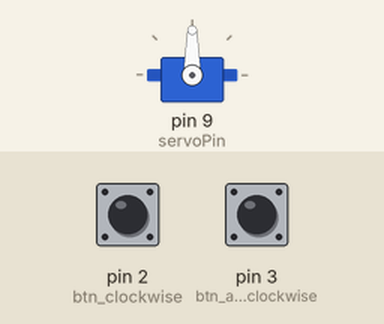
Recording of a sketch running on a simulated Arduino Uno, built with avr-gcc and run on an emulated ATmega328P. On the bench: servo. The inputs (shaded band) are chosen by the test bench; at power-on: pin 2 (btn_clockwise) HIGH, pin 3 (btn_anti_clockwise) HIGH.

Above: at 1.2 s.
1.3 s: pin 2 (btn_clockwise) pulled LOW for 0.15 s
At 2.0 s:
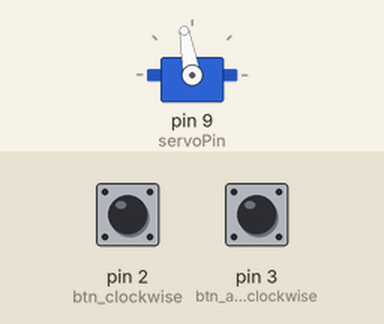
2.9 s: pin 2 (btn_clockwise) pulled LOW for 1 s
At 3.2 s:
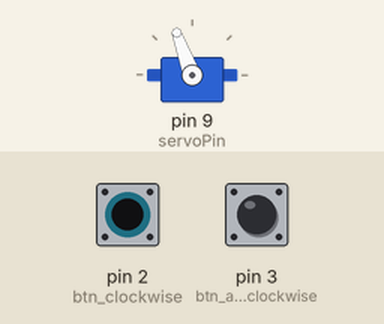
5.4 s: pin 2 (btn_clockwise) pulled LOW for 0.15 s
At 6.3 s:
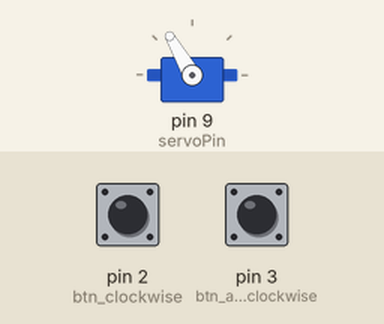
7.0 s: pin 3 (btn_anti_clockwise) pulled LOW for 0.15 s
At 7.5 s:
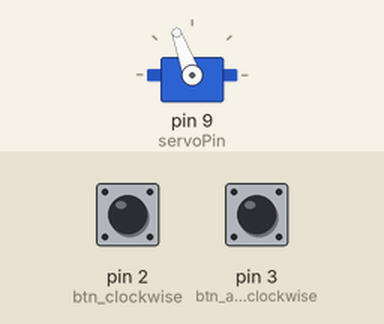
8.6 s: pin 2 (btn_clockwise) pulled LOW for 3.2 s
At 10.0 s:
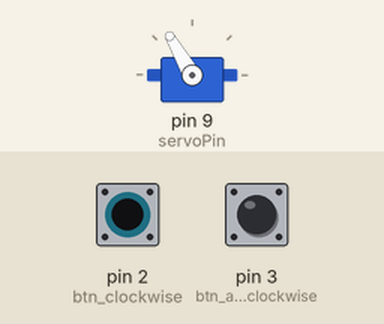
13.3 s: pin 2 (btn_clockwise) pulsed LOW 5 times (0.12 s each, 0.3 s apart)
At 15.7 s:
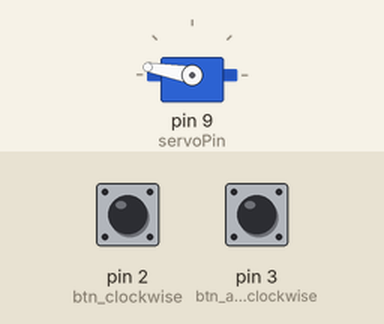
Timing chart, 0 to 17.2 s (numbered marks = the images above; inputs shaded):
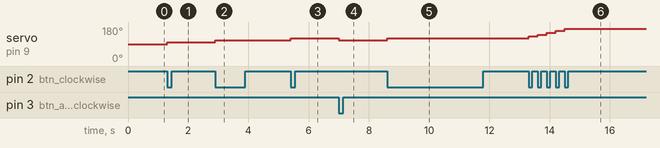

The sketch:

Assignment6_Dual_Button_Servo_Controller.ino
```cpp
#include <Servo.h>

const int btn_clockwise = 2;     // clockwise button pin
const int btn_anti_clockwise = 3;    // anti-clockwise button pin
const int servoPin = 9;     // servo control pin

Servo myServo;
int currentPos = 90;        // fixing 90 degree to be my initial position

void setup() {
  pinMode(btn_clockwise, INPUT_PULLUP);
  pinMode(btn_anti_clockwise, INPUT_PULLUP); // INPUT_PULLUP => by default HIGH/1
  myServo.attach(servoPin);

  myServo.write(currentPos);  // initializing my servo position
}

void loop() {
  // Check clockwise button
  if (digitalRead(btn_clockwise) == LOW) {// if pressed then ...
    currentPos = min(currentPos + 10, 180);  // increase by 10°, max 180
    myServo.write(currentPos);
    delay(200);  // Debounce delay
    while(digitalRead(btn_clockwise) == LOW);  // Wait for button release
  }

  // Check counter-clockwise button
  if (digitalRead(btn_anti_clockwise) == LOW) {
    currentPos = max(currentPos - 10, 0);  // Decrease by 10°, min 0
    myServo.write(currentPos);
    delay(200);  // Debounce delay
    while(digitalRead(btn_anti_clockwise) == LOW);  // Wait for button release
  }
}
```

Measured:
- after the input at 1.3 s, servo on pin 9 (servoPin): 90° → 100° at once
- after the input at 2.9 s, servo on pin 9 (servoPin): 100° → 110° at once
- after the input at 5.4 s, servo on pin 9 (servoPin): 110° → 120° at once
- after the input at 7.0 s, servo on pin 9 (servoPin): 120° → 110° at once
- after the input at 8.6 s, servo on pin 9 (servoPin): 110° → 120° at once
- after the input at 13.3 s, servo on pin 9 (servoPin): moves from 120° to 170° over 1.2 s, starting at once
